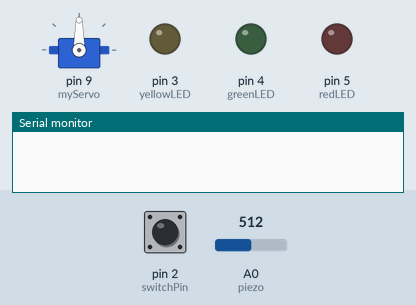
Bench run of a sketch on a simulated Arduino Uno, built with avr-gcc and run on an emulated ATmega328P. Shown: servo, output pins drawn as LEDs (lit = HIGH), the last lines printed to the serial monitor. The test bench sets the inputs (shaded band); at power-on: pin 2 (switchPin) LOW, A0 (piezo) = 512.

Above: at 1.2 s.
1.3 s: pin 2 (switchPin) pulled HIGH for 0.15 s
At 2.4 s:
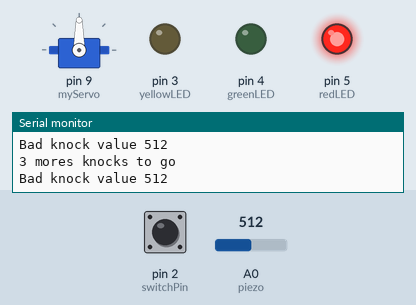
Timing chart, 0 to 4.3 s (numbered marks = the images above; inputs shaded):
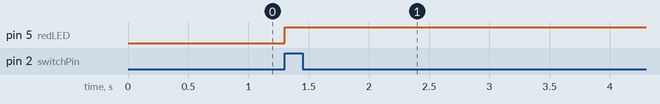

Measured:
- after the input at 1.3 s, pin 5 (redLED): LOW → HIGH at once

The sketch:

project12.ino
```cpp
//import Servo library
#include <Servo.h>
//creats servo instance
Servo myServo;

//Intialize constants to hold input and outputs
const int piezo = A0;
const int switchPin = 2;
const int yellowLED = 3;
const int greenLED = 4;
const int redLED = 5;

//intialize variables to hold values from the switch and piezo
int knockVal;
int switchVal;

//set up constans to use as thresholds for max. and min.
const int quietKnock = 10;
const int loudKnock = 100;
boolean locked =false;
int numberOfKnocks = 0;

//attach servo to pin 9 and sets the LED pins as outputs and switch as input
void setup(){
  myServo.attach(9);
  pinMode(yellowLED, OUTPUT);
  pinMode(redLED, OUTPUT);
  pinMode(greenLED, OUTPUT);
  pinMode(switchPin, INPUT);
  Serial.begin(9600);
}
//checks to see if box is locked. If locked reads switch value.
void loop(){
  if (locked == false){
    switchVal = digitalRead(switchPin);

    //if switch is pressed changes the lock variable to true (locking the box)
    //turns off the green LED and turns on the red LED and writes to the serial monitor
    if (switchVal == HIGH){
      locked = true;
      digitalWrite(greenLED, LOW);
      digitalWrite(redLED, HIGH);
      myServo.write(90);
      Serial.println("The box is locked!");
      delay (1000);
    }
  }
  // if locked variable is true, it reads the value of the vibration of the piezo and stores it in knock val.
  if (locked == true){
    knockVal = analogRead(piezo);

    if(numberOfKnocks < 3 && knockVal > 0){
      if (checkForKnocks(knockVal) == true){
        numberOfKnocks++;
      }
      Serial.print(3 - numberOfKnocks);
      Serial.println(" mores knocks to go");
    }
    if(numberOfKnocks >= 3){
      locked = false;
      myServo.write(0);
      delay(20);
      digitalWrite(greenLED, HIGH);
      digitalWrite(redLED, LOW);
      Serial.println("The box is unlocked!");
    }
  }
}

boolean checkForKnocks(int value){
  if (value > quietKnock && value < loudKnock){
    digitalWrite(yellowLED, HIGH);
    delay(50);
    digitalWrite(yellowLED, LOW);
    Serial.print("Valid knock of value ");
    Serial.println(value);
    return true;
  }
  else {
    Serial.print ("Bad knock value ");
    Serial.println(value);
    return false;
  }
}
```
